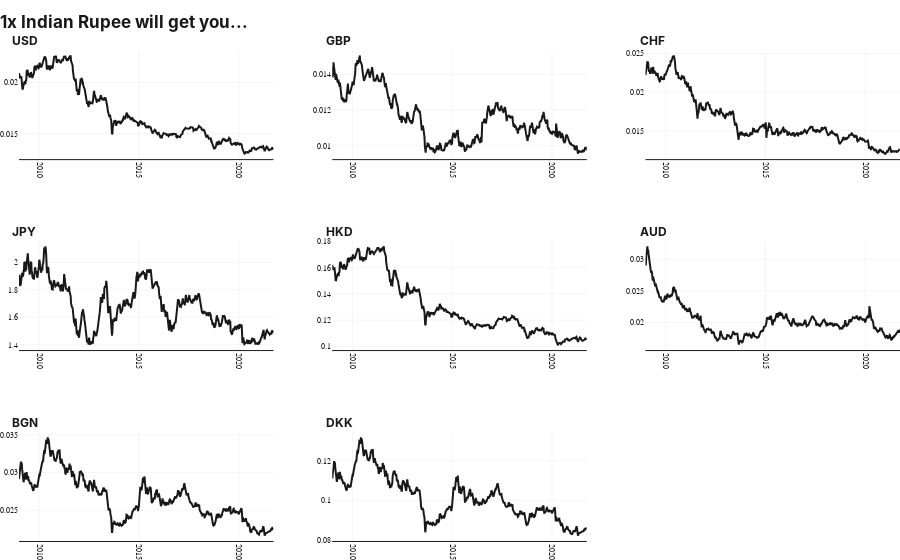

Notebook code cell kept with this figure:
### Code cell
base_currency = 'INR'

currencies = ['USD', 'GBP', 'CHF', 'JPY', 'HKD', 'AUD', 'BGN', 'DKK']    # 

exchangeRatesPlotter(base_currency, currencies, '1999-01-01', '2021-09-30', 1)

### Figure 1 — Plotly figure (JSON) as saved in the notebook; plotly's stock layout.template omitted (floating-point values rounded to 4 significant figures; data arrays with more than 128 entries replaced by an {"elided": "..."} marker saying what was removed)
{"data": [{"line": {"color": "#181818", "width": 2}, "type": "scatter", "x": {"elided": "666 str values"}, "xaxis": "x", "y": {"elided": "666 float values"}, "yaxis": "y"}, {"line": {"color": "#181818", "width": 2}, "type": "scatter", "x": {"elided": "666 str values"}, "xaxis": "x2", "y": {"elided": "666 float values"}, "yaxis": "y2"}, {"line": {"color": "#181818", "width": 2}, "type": "scatter", "x": {"elided": "666 str values"}, "xaxis": "x3", "y": {"elided": "666 float values"}, "yaxis": "y3"}, {"line": {"color": "#181818", "width": 2}, "type": "scatter", "x": {"elided": "666 str values"}, "xaxis": "x4", "y": {"elided": "666 float values"}, "yaxis": "y4"}, {"line": {"color": "#181818", "width": 2}, "type": "scatter", "x": {"elided": "666 str values"}, "xaxis": "x5", "y": {"elided": "666 float values"}, "yaxis": "y5"}, {"line": {"color": "#181818", "width": 2}, "type": "scatter", "x": {"elided": "666 str values"}, "xaxis": "x6", "y": {"elided": "666 float values"}, "yaxis": "y6"}, {"line": {"color": "#181818", "width": 2}, "type": "scatter", "x": {"elided": "666 str values"}, "xaxis": "x7", "y": {"elided": "666 float values"}, "yaxis": "y7"}, {"line": {"color": "#181818", "width": 2}, "type": "scatter", "x": {"elided": "666 str values"}, "xaxis": "x8", "y": {"elided": "666 float values"}, "yaxis": "y8"}], "layout": {"annotations": [{"font": {"size": 12}, "showarrow": false, "text": "<b>USD</b>", "x": -0.01, "xanchor": "left", "xref": "paper", "y": 1, "yanchor": "bottom", "yref": "paper"}, {"font": {"size": 12}, "showarrow": false, "text": "<b>GBP</b>", "x": 0.3465, "xanchor": "left", "xref": "paper", "y": 1, "yanchor": "bottom", "yref": "paper"}, {"font": {"size": 12}, "showarrow": false, "text": "<b>CHF</b>", "x": 0.703, "xanchor": "left", "xref": "paper", "y": 1, "yanchor": "bottom", "yref": "paper"}, {"font": {"size": 12}, "showarrow": false, "text": "<b>JPY</b>", "x": -0.01, "xanchor": "left", "xref": "paper", "y": 0.6111, "yanchor": "bottom", "yref": "paper"}, {"font": {"size": 12}, "showarrow": false, "text": "<b>HKD</b>", "x": 0.3465, "xanchor": "left", "xref": "paper", "y": 0.6111, "yanchor": "bottom", "yref": "paper"}, {"font": {"size": 12}, "showarrow": false, "text": "<b>AUD</b>", "x": 0.703, "xanchor": "left", "xref": "paper", "y": 0.6111, "yanchor": "bottom", "yref": "paper"}, {"font": {"size": 12}, "showarrow": false, "text": "<b>BGN</b>", "x": -0.01, "xanchor": "left", "xref": "paper", "y": 0.2222, "yanchor": "bottom", "yref": "paper"}, {"font": {"size": 12}, "showarrow": false, "text": "<b>DKK</b>", "x": 0.3465, "xanchor": "left", "xref": "paper", "y": 0.2222, "yanchor": "bottom", "yref": "paper"}], "autosize": true, "font": {"color": "#181818", "family": "Inter, Arial", "size": 12}, "margin": {"b": 0, "l": 0, "r": 0, "t": 50}, "paper_bgcolor": "#ffffff", "plot_bgcolor": "#ffffff", "showlegend": false, "title": {"text": "<b>1x Indian Rupee will get you...</b>", "x": 0, "y": 0.95, "yanchor": "bottom"}, "xaxis": {"anchor": "y", "autorange": true, "domain": [0, 0.2889], "gridcolor": "#f5f5f5", "gridwidth": 1, "linecolor": "#1D1C1A", "linewidth": 1, "range": ["2008-12-29", "2021-09-27"], "showgrid": true, "showline": true, "tickangle": 90, "tickfont": {"family": "Consolas", "size": 8}, "type": "date"}, "xaxis2": {"anchor": "y2", "autorange": true, "domain": [0.3556, 0.6444], "gridcolor": "#f5f5f5", "gridwidth": 1, "linecolor": "#1D1C1A", "linewidth": 1, "range": ["2008-12-29", "2021-09-27"], "showgrid": true, "showline": true, "tickangle": 90, "tickfont": {"family": "Consolas", "size": 8}, "type": "date"}, "xaxis3": {"anchor": "y3", "autorange": true, "domain": [0.7111, 1], "gridcolor": "#f5f5f5", "gridwidth": 1, "linecolor": "#1D1C1A", "linewidth": 1, "range": ["2008-12-29", "2021-09-27"], "showgrid": true, "showline": true, "tickangle": 90, "tickfont": {"family": "Consolas", "size": 8}, "type": "date"}, "xaxis4": {"anchor": "y4", "autorange": true, "domain": [0, 0.2889], "gridcolor": "#f5f5f5", "gridwidth": 1, "linecolor": "#1D1C1A", "linewidth": 1, "range": ["2008-12-29", "2021-09-27"], "showgrid": true, "showline": true, "tickangle": 90, "tickfont": {"family": "Consolas", "size": 8}, "type": "date"}, "xaxis5": {"anchor": "y5", "autorange": true, "domain": [0.3556, 0.6444], "gridcolor": "#f5f5f5", "gridwidth": 1, "linecolor": "#1D1C1A", "linewidth": 1, "range": ["2008-12-29", "2021-09-27"], "showgrid": true, "showline": true, "tickangle": 90, "tickfont": {"family": "Consolas", "size": 8}, "type": "date"}, "xaxis6": {"anchor": "y6", "autorange": true, "domain": [0.7111, 1], "gridcolor": "#f5f5f5", "gridwidth": 1, "linecolor": "#1D1C1A", "linewidth": 1, "range": ["2008-12-29", "2021-09-27"], "showgrid": true, "showline": true, "tickangle": 90, "tickfont": {"family": "Consolas", "size": 8}, "type": "date"}, "xaxis7": {"anchor": "y7", "autorange": true, "domain": [0, 0.2889], "gridcolor": "#f5f5f5", "gridwidth": 1, "linecolor": "#1D1C1A", "linewidth": 1, "range": ["2008-12-29", "2021-09-27"], "showgrid": true, "showline": true, "tickangle": 90, "tickfont": {"family": "Consolas", "size": 8}, "type": "date"}, "xaxis8": {"anchor": "y8", "autorange": true, "domain": [0.3556, 0.6444], "gridcolor": "#f5f5f5", "gridwidth": 1, "linecolor": "#1D1C1A", "linewidth": 1, "range": ["2008-12-29", "2021-09-27"], "showgrid": true, "showline": true, "tickangle": 90, "tickfont": {"family": "Consolas", "size": 8}, "type": "date"}, "xaxis9": {"anchor": "y9", "domain": [0.7111, 1], "gridcolor": "#f5f5f5", "gridwidth": 1, "linecolor": "#1D1C1A", "linewidth": 1, "showgrid": true, "showline": true, "tickangle": 90, "tickfont": {"family": "Consolas", "size": 8}}, "yaxis": {"anchor": "x", "autorange": true, "domain": [0.7778, 1], "gridcolor": "#f5f5f5", "gridwidth": 1, "range": [0.01254, 0.02316], "showgrid": true, "showline": false, "tickfont": {"family": "Consolas", "size": 8}, "type": "linear"}, "yaxis2": {"anchor": "x2", "autorange": true, "domain": [0.7778, 1], "gridcolor": "#f5f5f5", "gridwidth": 1, "range": [0.009266, 0.01534], "showgrid": true, "showline": false, "tickfont": {"family": "Consolas", "size": 8}, "type": "linear"}, "yaxis3": {"anchor": "x3", "autorange": true, "domain": [0.7778, 1], "gridcolor": "#f5f5f5", "gridwidth": 1, "range": [0.01132, 0.02546], "showgrid": true, "showline": false, "tickfont": {"family": "Consolas", "size": 8}, "type": "linear"}, "yaxis4": {"anchor": "x4", "autorange": true, "domain": [0.3889, 0.6111], "gridcolor": "#f5f5f5", "gridwidth": 1, "range": [1.362, 2.156], "showgrid": true, "showline": false, "tickfont": {"family": "Consolas", "size": 8}, "type": "linear"}, "yaxis5": {"anchor": "x5", "autorange": true, "domain": [0.3889, 0.6111], "gridcolor": "#f5f5f5", "gridwidth": 1, "range": [0.09714, 0.1805], "showgrid": true, "showline": false, "tickfont": {"family": "Consolas", "size": 8}, "type": "linear"}, "yaxis6": {"anchor": "x6", "autorange": true, "domain": [0.3889, 0.6111], "gridcolor": "#f5f5f5", "gridwidth": 1, "range": [0.01565, 0.03289], "showgrid": true, "showline": false, "tickfont": {"family": "Consolas", "size": 8}, "type": "linear"}, "yaxis7": {"anchor": "x7", "autorange": true, "domain": [0, 0.2222], "gridcolor": "#f5f5f5", "gridwidth": 1, "range": [0.02091, 0.03538], "showgrid": true, "showline": false, "tickfont": {"family": "Consolas", "size": 8}, "type": "linear"}, "yaxis8": {"anchor": "x8", "autorange": true, "domain": [0, 0.2222], "gridcolor": "#f5f5f5", "gridwidth": 1, "range": [0.07949, 0.1346], "showgrid": true, "showline": false, "tickfont": {"family": "Consolas", "size": 8}, "type": "linear"}, "yaxis9": {"anchor": "x9", "domain": [0, 0.2222], "gridcolor": "#f5f5f5", "gridwidth": 1, "showgrid": true, "showline": false, "tickfont": {"family": "Consolas", "size": 8}}}}
